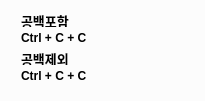
<?xml version="1.0" encoding="UTF-8"?>
<ui version="4.0">
 <class>MainWindow</class>
 <widget class="QMainWindow" name="MainWindow">
  <property name="geometry">
   <rect>
    <x>0</x>
    <y>0</y>
    <width>205</width>
    <height>101</height>
   </rect>
  </property>
  <property name="minimumSize">
   <size>
    <width>205</width>
    <height>101</height>
   </size>
  </property>
  <property name="maximumSize">
   <size>
    <width>205</width>
    <height>101</height>
   </size>
  </property>
  <property name="windowTitle">
   <string>MainWindow</string>
  </property>
  <property name="styleSheet">
   <string notr="true">background-color: rgb(252, 252, 252);</string>
  </property>
  <widget class="QWidget" name="centralWidget">
   <widget class="QLabel" name="label">
    <property name="geometry">
     <rect>
      <x>21</x>
      <y>11</y>
      <width>61</width>
      <height>16</height>
     </rect>
    </property>
    <property name="text">
     <string>&lt;html&gt;&lt;head/&gt;&lt;body&gt;&lt;p&gt;&lt;span style=&quot; font-size:10pt; font-weight:600;&quot;&gt;공백포함&lt;/span&gt;&lt;/p&gt;&lt;/body&gt;&lt;/html&gt;</string>
    </property>
    <property name="textFormat">
     <enum>Qt::RichText</enum>
    </property>
    <property name="alignment">
     <set>Qt::AlignLeading|Qt::AlignLeft|Qt::AlignVCenter</set>
    </property>
   </widget>
   <widget class="QLabel" name="label_2">
    <property name="geometry">
     <rect>
      <x>21</x>
      <y>30</y>
      <width>81</width>
      <height>16</height>
     </rect>
    </property>
    <property name="text">
     <string>&lt;html&gt;&lt;head/&gt;&lt;body&gt;&lt;p&gt;&lt;span style=&quot; font-weight:600;&quot;&gt;Ctrl + C + C&lt;/span&gt;&lt;/p&gt;&lt;/body&gt;&lt;/html&gt;</string>
    </property>
   </widget>
   <widget class="QLabel" name="label_3">
    <property name="geometry">
     <rect>
      <x>21</x>
      <y>49</y>
      <width>61</width>
      <height>16</height>
     </rect>
    </property>
    <property name="text">
     <string>&lt;html&gt;&lt;head/&gt;&lt;body&gt;&lt;p&gt;&lt;span style=&quot; font-size:10pt; font-weight:600;&quot;&gt;공백제외&lt;/span&gt;&lt;/p&gt;&lt;/body&gt;&lt;/html&gt;</string>
    </property>
   </widget>
   <widget class="QLabel" name="label_4">
    <property name="geometry">
     <rect>
      <x>21</x>
      <y>68</y>
      <width>81</width>
      <height>16</height>
     </rect>
    </property>
    <property name="text">
     <string>&lt;html&gt;&lt;head/&gt;&lt;body&gt;&lt;p&gt;&lt;span style=&quot; font-weight:600;&quot;&gt;Ctrl + C + C&lt;/span&gt;&lt;/p&gt;&lt;/body&gt;&lt;/html&gt;</string>
    </property>
   </widget>
  </widget>
 </widget>
 <layoutdefault spacing="6" margin="11"/>
 <resources/>
 <connections/>
</ui>
